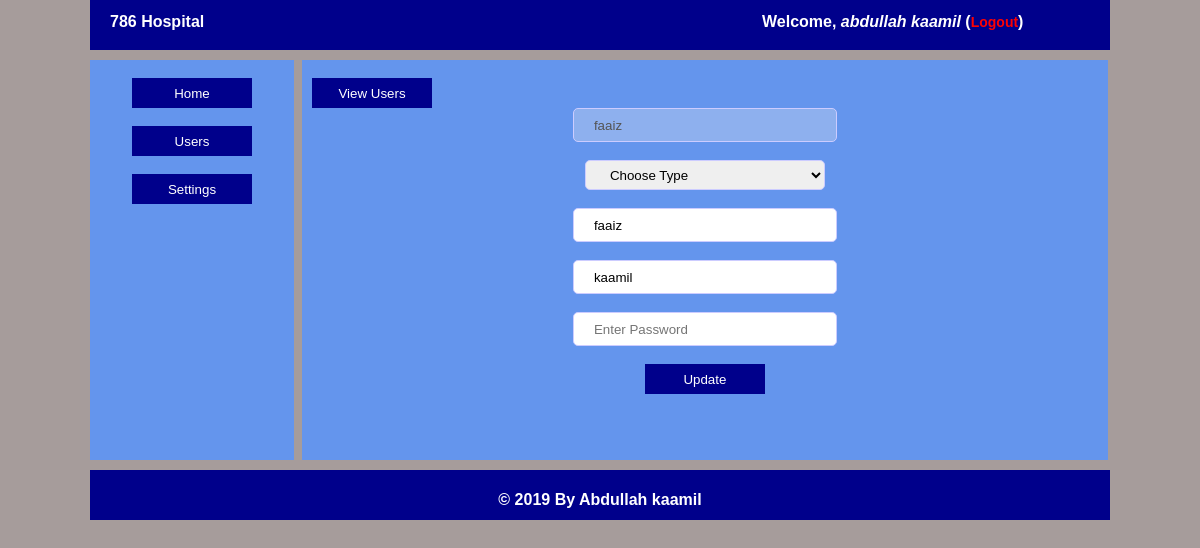
The page /admin/edituser.php?name=faaiz (signed in) on the database its author committed.
### tables this page shows
CREATE TABLE `users` (
  `username` varchar(50) NOT NULL,
  `password` varchar(40) NOT NULL,
  `fname` varchar(40) NOT NULL,
  `sname` varchar(40) NOT NULL,
  `type` varchar(40) NOT NULL
);

### admin/edituser.php (the view, shortened to what this page needs)
<!DOCTYPE html>
<html lang="en">
<head>
	<link rel="stylesheet" type="text/css" href="../assets/style.css">
</head>
<body>
	<div class="wrapper">
	<?php
		include "includes/header.php";
		include "includes/left.php";
	 ?>
		<div class="right"><br>
			<a href="users.php" style="margin-left:10px;"><button class="btnlink">View Users</button></a><br>
			<?php
			$name = $_GET['name'];
			?>
			<center>
				<form action="edituser.php?name=<?php echo $name; ?>" method="POST">
				<input type="text" name="username" class="form" value="<?php echo $name; ?>" required="required" disabled="disabled"><br><br>
				<select name="type" class="form" required="required">
					<option value="">Choose Type</option>
				</select><br><br>
				<?php
				require_once '../includes/connect.php';
				$sql = "SELECT * FROM `users` WHERE `username`='$name'";
				$query = mysqli_query($con,$sql);
				while ($row = mysqli_fetch_array($query)) {
					?>
					<input type="text" name="fname" class="form" value="<?php echo $row['fname']; ?>" required="required"><br><br>
					<input type="text" name="sname" class="form" value="<?php echo $row['sname']; ?>" required="required"><br><br>
					<?php
				}
				 ?>
				<input type="password" name="password" class="form" placeholder="Enter Password" required="required"><br><br>
				<input type="submit" value="Update" class="btnlink" name="btn">
			</form>
			</center>
		</div>
		<?php
		include "includes/footer.php";
		 ?>
	</div>
</body>
</html>

### includes/users.php (shortened to what this page needs)
<?php
function admindetails()
{
    include 'connect.php';
    $type = $_SESSION['type'];
    $username = $_SESSION['admin'];
    $sql = "SELECT * FROM `users` WHERE `username`='$username' AND `type`='$type'";
     $query = mysqli_query($con, $sql);
    while ($row = mysqli_fetch_array($query)) {
        echo "Welcome, <i>" . $row['fname'] . " " . $row['sname'] . "</i> (<a href='../logout.php'>Logout</a>)";
    }
}

### assets/style.css (style rules this page uses)
body { margin: 0; padding: 0; background-color: #A69C9B; font-family: Arial,Lucida Sans; }
.wrapper { min-height: 400px; max-height: auto; width: 85%; margin: 0 auto; font-family: Arial,Lucida Sans; }
.headerright a { text-decoration: none; font-size: 14px; color: red; }
.btnlink { height: 30px; width: 120px; background-color: #00008B; border: 0; margin: 0; color: white; cursor: pointer; }
.right { min-height: 400px; max-height: auto; width: 79%; margin-left: 8px; background: #6495ED; margin-top: 10px; float: left; }
.form { height: 30px; width: 240px; border: 1px solid #ccf; border-radius: 5px; padding-left: 20px; }

### rows shown on the page
users: fname "abdullah", sname "kaamil"
users: fname "faaiz", sname "kaamil"
